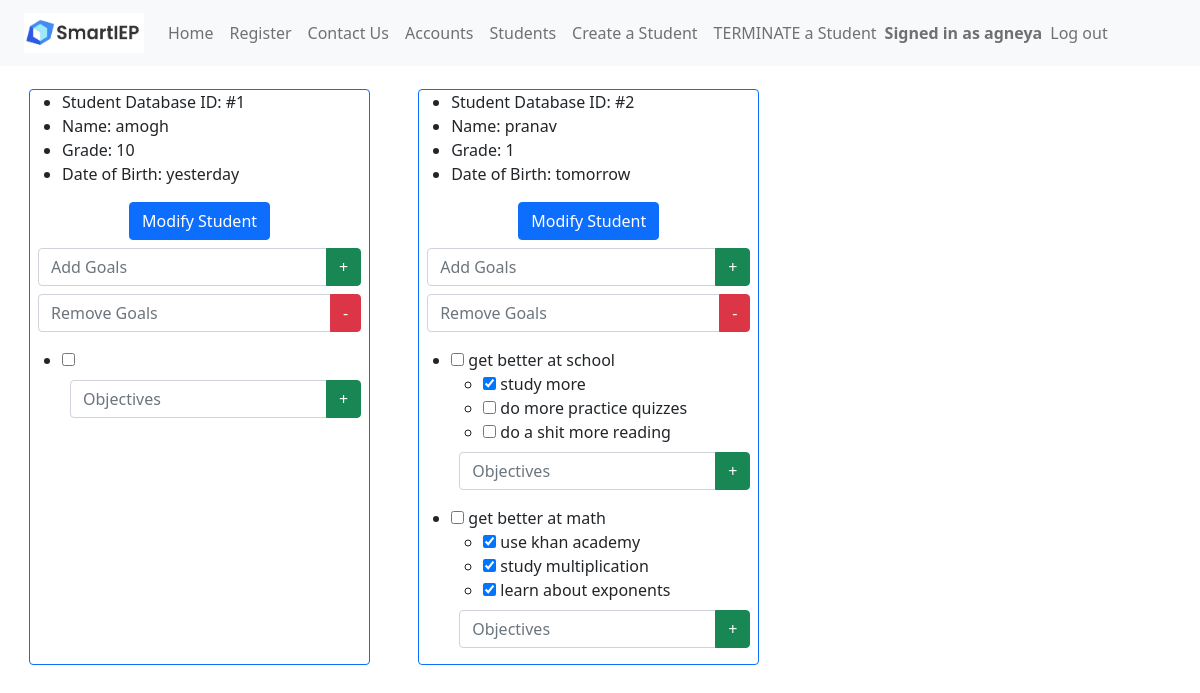
The page /students (signed in) on the database as committed earlier.
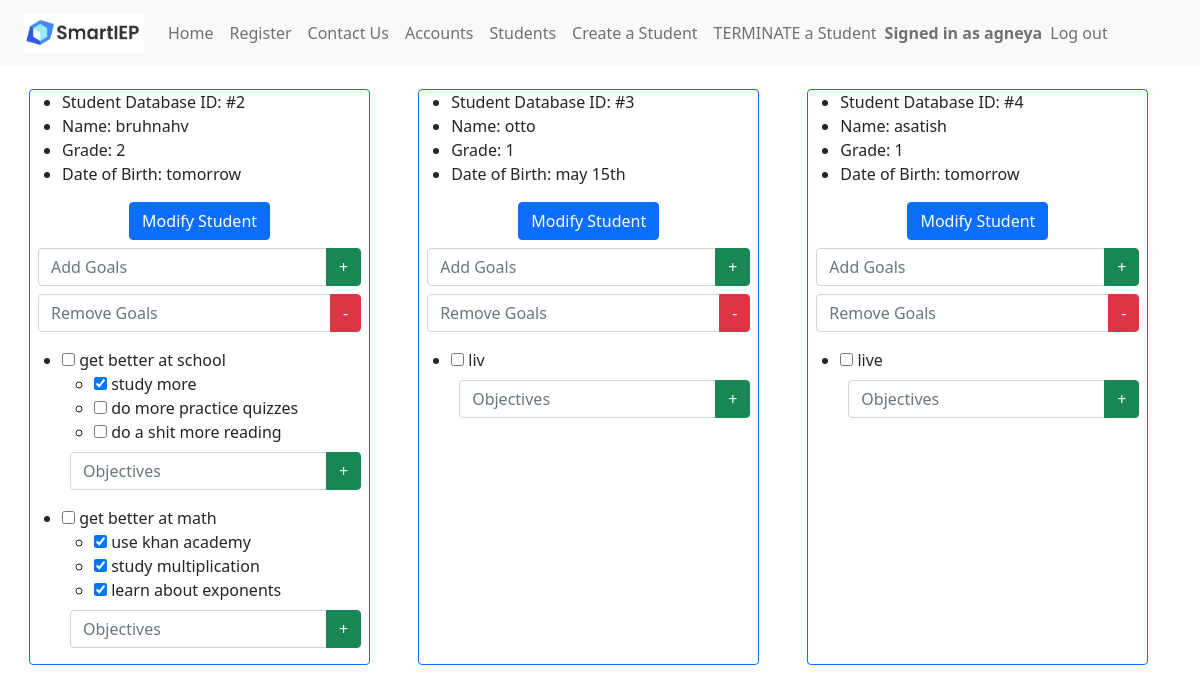
The same page on the database as committed later.
### app.py (models this page shows, shortened)
class Accounts(UserMixin, db.Model):
	__tablename__ = 'accounts'
	account_id = db.Column(db.Integer, primary_key=True)
	callname = db.Column(db.String(200),nullable=False)
	username = db.Column(db.String(200),nullable=False)
	password = db.Column(db.String(200),nullable=False)

class Students(db.Model):
	__tablename__ = 'students'
	student_id = db.Column(db.Integer, primary_key=True)
	name = db.Column(db.String(200),nullable=False)
	grade = db.Column(db.Integer)
	dateofbirth = db.Column(db.String(200),nullable=False)
	tasks = db.Column(db.String(500),nullable=False)

### app.py (the view, shortened to what this page needs)
@main.route("/students", methods=('GET', 'POST'))
@login_required
def students():
	students = Students.query.all()
	return render_template('students.html',students=students)

### app.py (called while the page is built)
@login_manager.user_loader
def load_user(account_id):
    return Accounts.query.get(int(account_id))

@app.context_processor
def utility_processor():
	def parse_tasks(newData):
		if (newData != ""):
			goalArrays = []
			for i in range(MAX_GOALS):
				goalArrays.append([])
			parts = newData[:-1].split(";")
			counter = 0
			for part in parts:
				if part[1] == "[":
					part = re.sub("\[.*?\]","[]",part)
					part = part.replace("[","").replace("]","")
					goalArrays[counter].append(part)
					counter = counter + 1
			for part in parts:
				if part[1] == "(":
					goalKey = int(part[part.find("(")+1:part.find(")")])
					part = re.sub("\(.*?\)","()",part)
					part = part.replace("(","").replace(")","")
					goalArrays[goalKey].append(part)
			return goalArrays
		else:
			return []
	return dict(parse_tasks=parse_tasks)

### templates/students.html (shortened to what this page needs)
<!DOCTYPE html>
<html lang="en">
    <head>
        <link href="https://cdn.jsdelivr.net/npm/bootstrap@5.0.2/dist/css/bootstrap.min.css" rel="stylesheet">
    </head>
    <header>
      {% include 'nav.html' %}
    </header>
    <body>
        <div class="content">
            {% for student in students %}
                <div class="m-4 border border-primary rounded">
                    <ul>
                        <li>Student Database ID: #{{ student.student_id }}</li>
                        <li>Name: {{ student.name }}</li>
                        <li>Grade: {{ student.grade }}</li>
                        <li>Date of Birth: {{ student.dateofbirth }}</li>
                    </ul>
                    <div class="container">
                        <div class="d-flex justify-content-center align-items-center">
                            <button class="btn btn-primary" type="button" data-toggle="collapse" data-target="#dropDownForm{{ student.student_id }}" aria-expanded="false" aria-controls="dropDownForm">
                                Modify Student
                            </button>
                        </div>
                    </div>
                    <form method="post" class="m-2" action="/addgoal">
                        <div class="input-group">
                          <input type="text" class="form-control" name="add_goal{{ student.student_id }}" id="add_goal" placeholder="Add Goals">
                          <button type="submit" class="btn btn-success" name="submit_goal" value="submit{{ student.student_id }}">+</button>
                        </div>
                    </form>
                    <form method="post" class="m-2" action="/removegoal">
                        <div class="input-group mb-3">
                            <input type="text" class="form-control" name="remove_goal{{ student.student_id }}" id="input_goal" placeholder="Remove Goals">
                            <button type="submit" class="btn btn-danger" name="remove_goal" value="remove{{ student.student_id }}">-</button>
                          </div>
                    </form>
                    {% for taskarr in parse_tasks(student.tasks) if not taskarr|length == 0%}
                        <ul class="mt-1">
                            <li>
                                <input type="checkbox" {% if taskarr[0][0] == "1" %} checked="checked"{% endif %}> {{ taskarr[0][1:] }}</input>
                            </li>
                                <ul>
                                    {% set counter = 1%}
                                    {% for objective in taskarr[1:] %}
                                        <li>
                                            <input type="checkbox" {% if taskarr[loop.index][0] == "1" %} checked="checked"{% endif %}> {{ taskarr[loop.index][1:] }}</input>
                                        </li>
                                    {% endfor %}
                                </ul>
                                <form method="post" class="m-2">
                                    <div class="input-group mb-3">
                                      <input type="text" class="form-control" placeholder="Objectives">
                                      <button class="btn btn-success" type="submit">+</button>
                                    </div>
                                </form>
                        </ul>
                    {% endfor %}
                </div>
            {% endfor %}
        </div>
    </body>
</html>

### templates/nav.html (shortened to what this page needs)
<nav class="px-4 navbar fixed-top navbar-expand-lg navbar-light bg-light">
    <a class="navbar-brand" href="/"><img src="static\smartieplogo.png" width="120" height="40"></a>
    <div>
      <ul class="navbar-nav mr-auto">
        <li class="nav-item active">
          <a class="nav-link" href="/signin">Home</a>
        </li>
        <li class="nav-item">
          <a class="nav-link" href="/register">Register</a>
        </li>
        <li class="nav-item">
          <a class="nav-link" href="/contactus">Contact Us</a>
        </li>
        {% if current_user.is_authenticated %}
        <li class="nav-item">
          <a class="nav-link" href="/accounts">Accounts</a>
        </li>
        <li class="nav-item">
          <a class="nav-link" href="/students">Students</a>
        </li>
        <li class="nav-item">
          <a class="nav-link" href="/createstudent">Create a Student</a>
        </li>
        <li class="nav-item">
          <a class="nav-link" href="/terminatestudent">TERMINATE a Student</a>
        </li>
        <span class="navbar-text navbar-right">
          <b>Signed in as {{ current_user.callname }}</b>
        </span>
        <li class="nav-item">
          <a class="nav-link" href="/logout">Log out</a>
        </li>
      </ul>
        {% endif %}
    </div>
  </nav>

### templates/students.html (style rules this page uses)
.content { margin: 5px; width: 100%; display: flex; flex-direction: row; flex-wrap: wrap; }
body { padding-top: 60px; }

Rows that differ between the two databases and show on the page:
removed Students: student_id "1", name "amogh", grade "10", dateofbirth "yesterday"
changed Students id 2: name "pranav" → "bruhnahv"; grade "1" → "2"
added Students: student_id "3", name "otto", grade "1", dateofbirth "may 15th", taskarr "liv"
added Students: student_id "4", name "asatish", grade "1", dateofbirth "tomorrow", taskarr "live"
